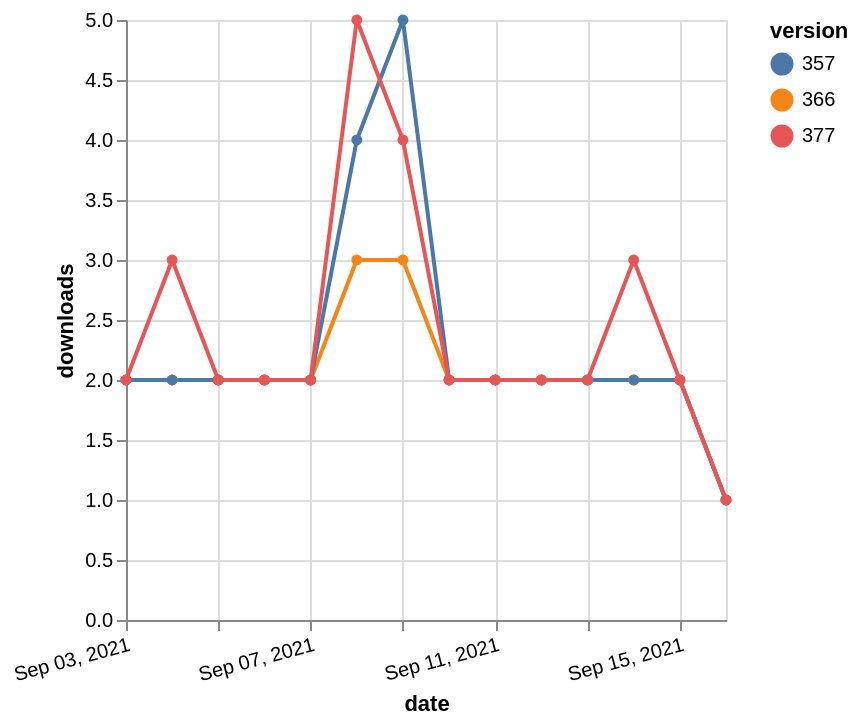

Express this chart as Vega-Lite.
### Vega-Lite specification from a JSON file in a GitHub repository (floating-point values rounded to 4 significant figures)
{"$schema": "https://vega.github.io/schema/vega-lite/v5.json", "description": "A simple bar chart with embedded data.", "data": {"values": [{"date": "2021-09-03", "total": 2252, "delta": 2, "version": "366"}, {"date": "2021-09-04", "total": 2254, "delta": 2, "version": "366"}, {"date": "2021-09-05", "total": 2256, "delta": 2, "version": "366"}, {"date": "2021-09-06", "total": 2258, "delta": 2, "version": "366"}, {"date": "2021-09-07", "total": 2260, "delta": 2, "version": "366"}, {"date": "2021-09-08", "total": 2263, "delta": 3, "version": "366"}, {"date": "2021-09-09", "total": 2266, "delta": 3, "version": "366"}, {"date": "2021-09-10", "total": 2268, "delta": 2, "version": "366"}, {"date": "2021-09-11", "total": 2270, "delta": 2, "version": "366"}, {"date": "2021-09-12", "total": 2272, "delta": 2, "version": "366"}, {"date": "2021-09-13", "total": 2274, "delta": 2, "version": "366"}, {"date": "2021-09-14", "total": 2276, "delta": 2, "version": "366"}, {"date": "2021-09-15", "total": 2278, "delta": 2, "version": "366"}, {"date": "2021-09-16", "total": 2279, "delta": 1, "version": "366"}, {"date": "2021-09-03", "total": 2774, "delta": 2, "version": "357"}, {"date": "2021-09-04", "total": 2776, "delta": 2, "version": "357"}, {"date": "2021-09-05", "total": 2778, "delta": 2, "version": "357"}, {"date": "2021-09-06", "total": 2780, "delta": 2, "version": "357"}, {"date": "2021-09-07", "total": 2782, "delta": 2, "version": "357"}, {"date": "2021-09-08", "total": 2786, "delta": 4, "version": "357"}, {"date": "2021-09-09", "total": 2791, "delta": 5, "version": "357"}, {"date": "2021-09-10", "total": 2793, "delta": 2, "version": "357"}, {"date": "2021-09-11", "total": 2795, "delta": 2, "version": "357"}, {"date": "2021-09-12", "total": 2797, "delta": 2, "version": "357"}, {"date": "2021-09-13", "total": 2799, "delta": 2, "version": "357"}, {"date": "2021-09-14", "total": 2801, "delta": 2, "version": "357"}, {"date": "2021-09-15", "total": 2803, "delta": 2, "version": "357"}, {"date": "2021-09-16", "total": 2804, "delta": 1, "version": "357"}, {"date": "2021-09-03", "total": 2051, "delta": 2, "version": "377"}, {"date": "2021-09-04", "total": 2054, "delta": 3, "version": "377"}, {"date": "2021-09-05", "total": 2056, "delta": 2, "version": "377"}, {"date": "2021-09-06", "total": 2058, "delta": 2, "version": "377"}, {"date": "2021-09-07", "total": 2060, "delta": 2, "version": "377"}, {"date": "2021-09-08", "total": 2065, "delta": 5, "version": "377"}, {"date": "2021-09-09", "total": 2069, "delta": 4, "version": "377"}, {"date": "2021-09-10", "total": 2071, "delta": 2, "version": "377"}, {"date": "2021-09-11", "total": 2073, "delta": 2, "version": "377"}, {"date": "2021-09-12", "total": 2075, "delta": 2, "version": "377"}, {"date": "2021-09-13", "total": 2077, "delta": 2, "version": "377"}, {"date": "2021-09-14", "total": 2080, "delta": 3, "version": "377"}, {"date": "2021-09-15", "total": 2082, "delta": 2, "version": "377"}, {"date": "2021-09-16", "total": 2083, "delta": 1, "version": "377"}]}, "width": "container", "mark": {"type": "line", "point": {"filled": true}}, "encoding": {"x": {"field": "date", "type": "temporal", "timeUnit": "yearmonthdate", "title": "date", "axis": {"labelAngle": -15}}, "y": {"field": "delta", "type": "quantitative", "title": "downloads"}, "color": {"field": "version", "type": "nominal"}, "tooltip": {"field": "delta"}}}
